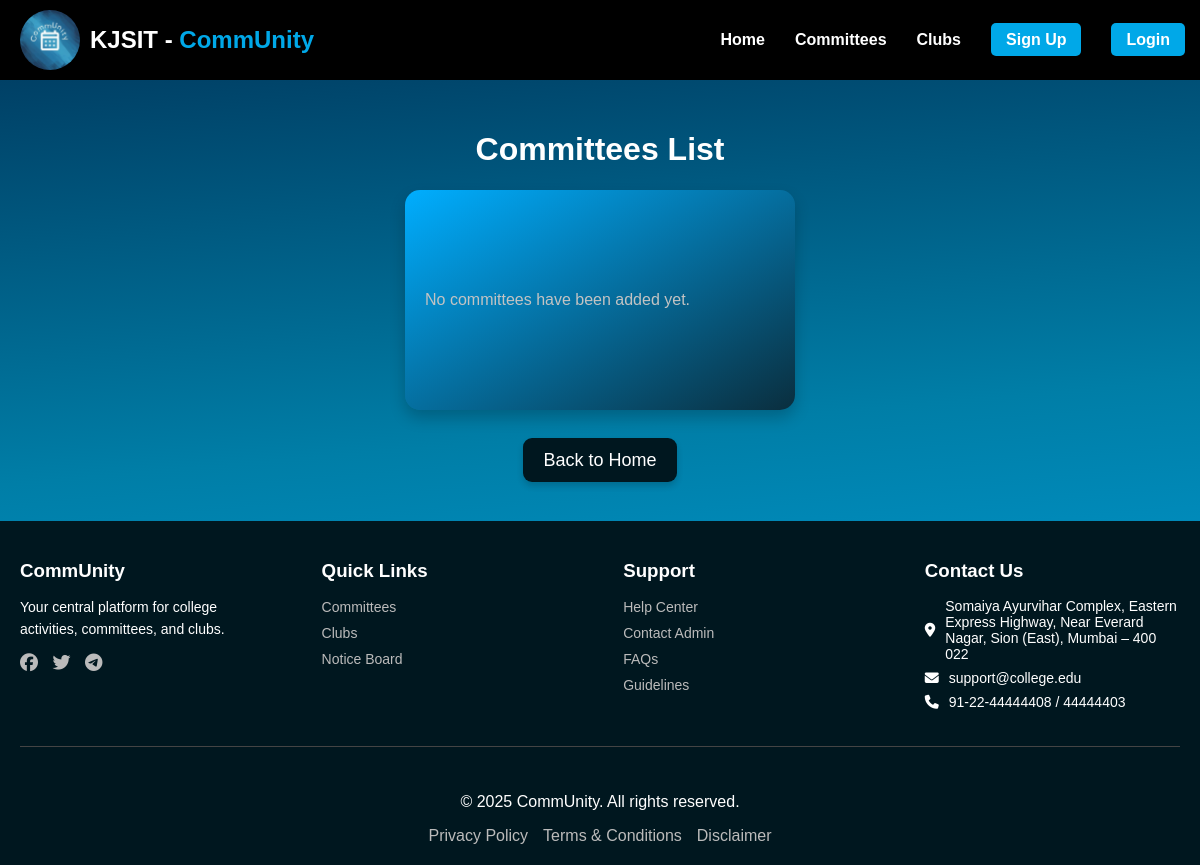
Page /committees/committees/ on the earlier database version.
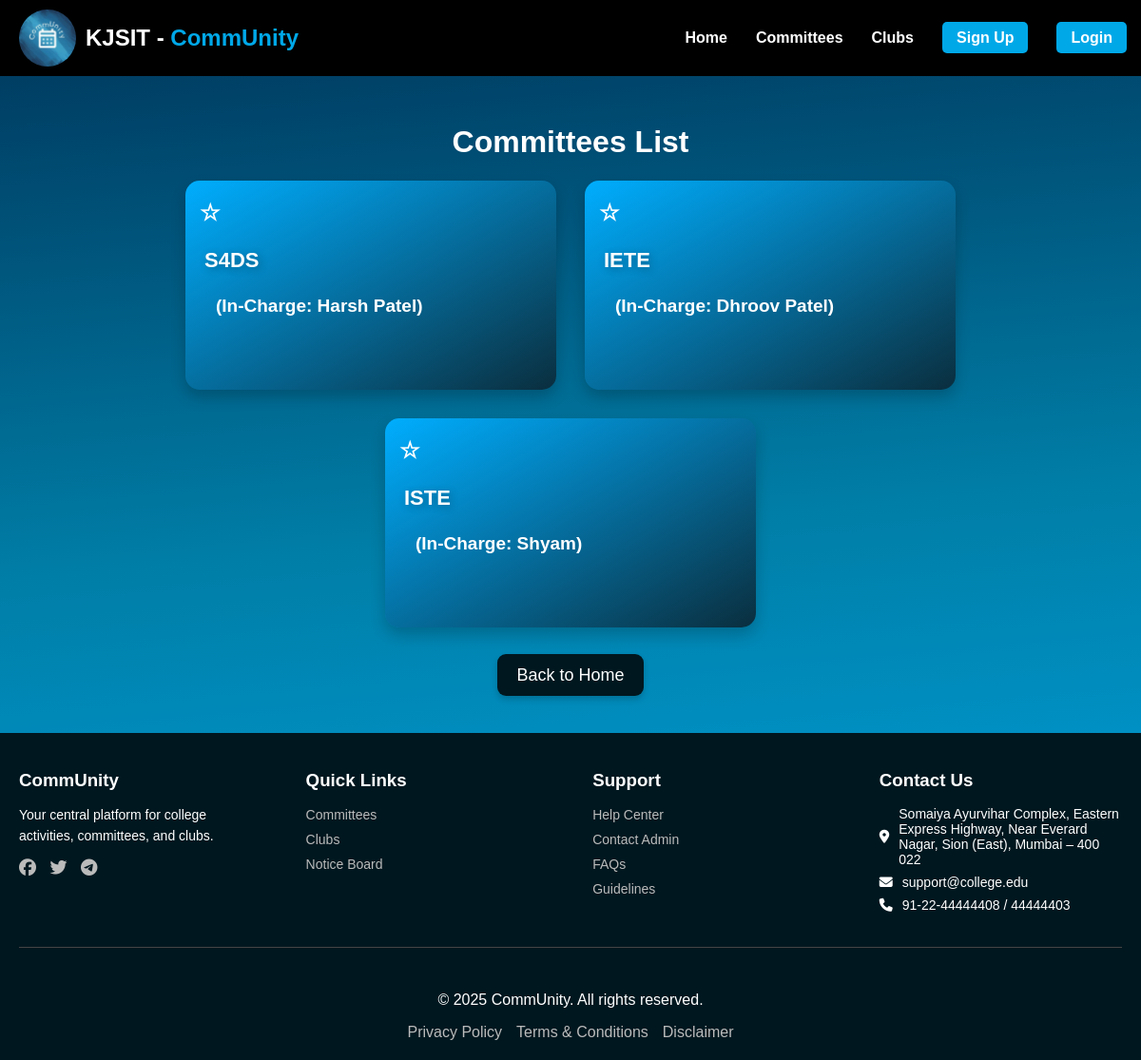
Same page on the later database version.
### committees/models.py (models this page shows, shortened)
class Associations(models.Model):
    ROLE_CHOICES = (
        ('committees', 'Committees'),
        ('clubs', 'Clubs')
    )
    STATUS_CHOICES = (
        ('pending', 'Pending Approval'),
        ('approved', 'Approved'),
        ('rejected', 'Rejected'),
        ('delete_pending', 'Delete Request Pending'),
    )
    CATEGORY = (
        ('None', 'None'),
        ('Academic', 'Academic'),
        ('Technical', 'Technical'),
        ('Cultural', 'Cultural'),
        ('Sports', 'Sports'),
        ('Social', 'Social'),
        ('Other', 'Other')
    )
    id = models.AutoField(primary_key=True)
    name = models.CharField(max_length=255)
    description = models.TextField()
    type = models.CharField(max_length=15, choices=ROLE_CHOICES)
    category = models.CharField(max_length=30, choices=CATEGORY, default='None')
    faculty_incharge = models.ForeignKey('faculty.Faculty', on_delete=models.CASCADE)
    created_by = models.ForeignKey('members.CoreMember', on_delete=models.CASCADE, null=True, blank=True)
    created_at = models.DateTimeField(auto_now_add=True)
    image = models.ImageField(upload_to='association_images/', null=True, blank=True)
    status = models.CharField(max_length=15, choices=STATUS_CHOICES, default='pending')
    owner = models.ForeignKey('members.CoreMember', on_delete=models.SET_NULL, null=True, blank=True,related_name='owned_associations')

### faculty/models.py (models this page shows, shortened)
class Faculty(models.Model):
    id = models.OneToOneField(UserProfile, on_delete=models.CASCADE, primary_key=True)
    department = models.CharField(max_length=100)
    designation = models.CharField(max_length=100,null=True,blank=True)
    locked_dates = models.JSONField(null=True,blank=True)
    permissions = models.JSONField(default=list,null=True,blank=True)
    can_lock_dates = models.BooleanField(default=False)

### Login/models.py (models this page shows, shortened)
class UserProfile(models.Model):
    ROLE_CHOICES = (
        ('faculty', 'Faculty'),
        ('core_member', 'Core Member'),
        ('member', 'Member'),
        ('non_participating', 'Non Participating')
    )
    id = models.OneToOneField(settings.AUTH_USER_MODEL, on_delete=models.CASCADE, primary_key=True)
    ssv_id = models.IntegerField(null=True, blank=True, unique=True)  # New field
    full_name = models.CharField(max_length=255)
    role = models.CharField(max_length=20, choices=ROLE_CHOICES,default='non_participating')
    profile_picture = models.ImageField(upload_to='profile_pics/', default='profile_pics/default.jpg',null=True, blank=True)
    created_at = models.DateTimeField(auto_now_add=True)
    updated_at = models.DateTimeField(auto_now=True)
    preferences = models.JSONField(default=list,null=True,blank=True) # New field for preferences
    notification_read = models.JSONField(default=list,null=True,blank=True)

### committees/views.py (the view, shortened to what this page needs)
# urls.py: path('committees/', views.committees_list, name='committees_list'),
def committees_list(request):
    user = request.user
    committees = Associations.objects.filter(type='committees',status__in=["approved", "delete_pending"])
    preferences = []
    if request.user.is_authenticated:
        preferences = UserProfile.objects.get(id=user).preferences
    context = {
        'committees': committees,
        'preferences': preferences
    }
    request.session['url'] = 'committees_list'
    return render(request, 'committees/committees_list.html', context)

### committees/templates/committees/committees_list.html (shortened to what the changed rows need)
{% load static %}
<link rel="stylesheet" href="https://cdnjs.cloudflare.com/ajax/libs/font-awesome/6.5.1/css/all.min.css">
<link rel="stylesheet" href="{% static 'css/committees_list.css' %}">
<h1>Committees List</h1>
<div class="committees-list">
    <ul>
        {% for committee in committees %}
            {% if committee.status == "approved" or committee.status == "delete_pending" %}
                <li>
                    <span
                        class="star-icon {% if committee.id in preferences %}selected{% endif %}"
                        data-committee-id="{{ committee.id }}"
                        onclick="toggleSelection(this)">
                        {% if committee.id in preferences %} &#9733; {% else %} &#9734; {% endif %}
                    </span>
                    <a href="{% url 'committees_detail' pk=committee.id %}" class="committee-link">
                        {{ committee.name }}
                    </a>
                    <br>
                    <span class="faculty-incharge">(In-Charge: {{ committee.faculty_incharge.id.full_name }})</span>
                </li>
            {% endif %}
        {% empty %}
            <li>No committees have been added yet.</li>
        {% endfor %}
    </ul>
</div>

Differences in the rows shown:
added Associations: name "S4DS", faculty_incharge.id.full_name "Harsh Patel"
added Associations: name "IETE", faculty_incharge.id.full_name "Dhroov Patel"
added Associations: name "ISTE", faculty_incharge.id.full_name "Shyam"
Other differences:
text no longer shown: "No committees have been added yet."
